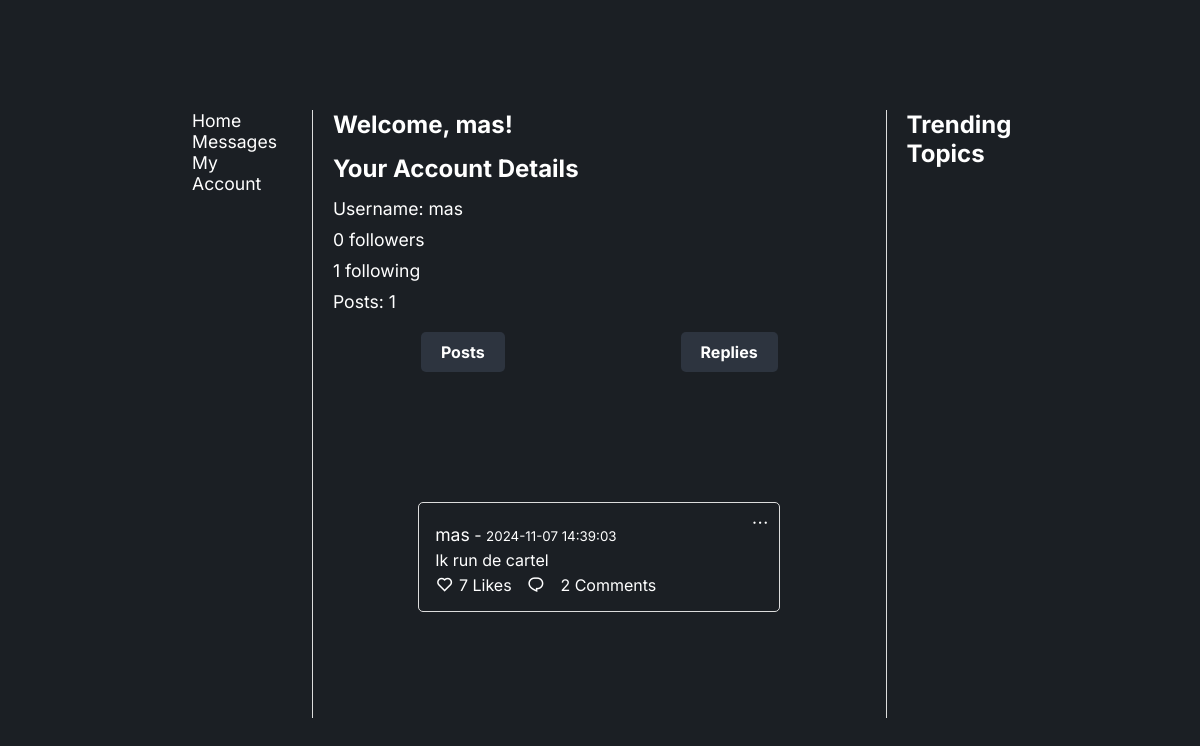
Page /account (signed in) on the committed database.
### app/models.py (models this page shows, shortened)
class User(db.Model, UserMixin):
    id = db.Column(db.Integer, primary_key=True)
    username = db.Column(db.String(50), unique=True, nullable=False)
    password_hash = db.Column(db.String(128), nullable=False)
    followed = db.relationship(
        'User', secondary=followers,
        primaryjoin=(followers.c.follower_id == id),
        secondaryjoin=(followers.c.followed_id == id),
        backref=db.backref('followers', lazy='dynamic'), lazy='dynamic'
    )

class Post(db.Model):
    id = db.Column(db.Integer, primary_key=True)
    username = db.Column(db.String(50), nullable=False)
    content = db.Column(db.String(280), nullable=False)
    timestamp = db.Column(db.DateTime, default=datetime.utcnow)
    like_count = db.Column(db.Integer, default=0)
    topics = db.Column(db.String(200))
    comments = db.relationship('Comment', backref='post', cascade="all, delete-orphan")

### app/routes.py (the view)
@main.route('/account')
@login_required  # Ensure only logged-in users can access this route
def view_account():
    user = current_user  # Get the currently logged-in user
    user_posts = Post.query.filter_by(username=user.username).all()  # Fetch user's posts
    return render_template('account.html', user=user, posts=user_posts)

### app/__init__.py (called while the page is built)
def create_app():
    app = Flask(__name__)
    app.config['SECRET_KEY'] = 'your_secret_key'
    app.config['SQLALCHEMY_DATABASE_URI'] = 'sqlite:///site.db'
    db.init_app(app)
    migrate.init_app(app, db)
    bcrypt.init_app(app)
    login_manager.init_app(app)
    login_manager.login_view = 'main.login'
    login_manager.login_message_category = 'info'
    from .routes import main
    app.register_blueprint(main)
    from .models import User
    @login_manager.user_loader
    def load_user(user_id):
        return User.query.get(int(user_id))
    return app

### app/templates/account.html (shortened to what this page needs)
<!DOCTYPE html>
<html lang="en">
  <head>
    <link rel="stylesheet" href="{{ url_for('static', filename='stylesheet.css') }}" />
    <link href="https://cdn.jsdelivr.net/npm/remixicon@4.3.0/fonts/remixicon.css" rel="stylesheet" />
  </head>
  <body>
    <section>
      <div class="container">
        <div class="main-content">
          <div class="navbar">
            <a href="{{ url_for('main.home') }}">Home</a>
            <a href="#">Messages</a>
            <a href="{{ url_for('main.view_account') }}" class="account-link">My Account</a>
          </div>
          <div class="account-details">
            <h1>Welcome, {{ user.username }}!</h1>
            <h2>Your Account Details</h2>
            <ul>
              <li>Username: {{ user.username }}</li>
              <li><p>{{ user.followers.count() }} followers</p></li>
              <li><p>{{ user.followed.count() }} following</p></li>
              <li>Posts: {{ posts|length }}</li>
            </ul>
            <div class="tabs">
              <a href="{{ url_for('main.view_account') }}" class="tab-link">Posts</a>
              <a href="{{ url_for('main.view_replies') }}" class="tab-link">Replies</a>
          </div>
            <section id="posts">
              {% for post in posts %}
              <div class="post">
                <div class="dropdown">
                  <i class="ri-more-line" onclick="toggleOptionsDropdown('{{ post.id }}')"></i>
                </div>
                <p><a href="{{ url_for('main.view_profile', username=post.username) }}" class="post-user">{{ post.username }}</a> - <small>{{ post.timestamp.strftime('%Y-%m-%d %H:%M:%S') }}</small></p>
                <p id="post-content-{{ post.id }}">{{ post.content }}</p>
                <div class="post-actions">
                  <form>
                    <button type="button" class="like-btn" data-post-id="{{ post.id }}">
                      <i class="ri-heart-line"></i>
                    </button>
                    <span id="like-count-{{ post.id }}">{{ post.like_count }} {{ 'Like' if post.like_count == 1 else 'Likes' }}</span>
                  </form>
                  <button id="toggle-btn-{{ post.id }}" onclick="toggleComments('{{ post.id }}')">
                    <i class="ri-chat-1-line" id="comment-icon-{{ post.id }}"></i>
                  </button>
                  <span>{{ post.comments|length }} {{ 'Comment' if post.comments|length == 1 else 'Comments' }}</span>
                </div>
              </div>
              {% endfor %}
            </section>
          </div>
          <div class="trending-topics">
            <h2>Trending Topics</h2>
          </div>
        </div>
      </div>
    </section>
  </body>
</html>

### app/static/stylesheet.css (style rules this page uses)
* { padding: 0; margin: 0; box-sizing: border-box; font-family: "Inter", sans-serif; text-decoration: none; list-style: none; scroll-behavior: smooth; }
:root { --text-color: #fff; --bg-color: #1b1f24; --secong-bg-color: #22282f; --third-bg-color: #2d343f; --main-color: #359381; --second-color: #c3cad5; --tertiary-color: #93dfd5; --h1-font: 4.5rem; --h2-font: 2.9rem; --p-font: 1rem; }
body { color: var(--text-color); background: var(--bg-color); overflow-x: hidden; }
section { padding: 110px 16% 90px; background: var(--bg-color); }
.container { display: flex; justify-content: space-between; max-width: 100%; margin: 0 auto; }
.main-content { display: flex; width: 100%; }
.navbar { width: 15%; padding-right: 20px; border-right: 1px solid #ddd; }
.navbar a { display: inline-block; margin-right: 15px; color: var(--text-color); text-decoration: none; font-size: 1.1rem; }
.trending-topics { width: 15%; padding-left: 20px; border-left: 1px solid #ddd; }
.trending-topics h2 { font-size: 1.5em; margin-bottom: 10px; color: var(--text-color); }
.account-details { width: 75%; padding-right: 20px; padding-left: 20px; }
.account-details h1, .account-details h2 { margin-bottom: 15px; }
.account-details ul { list-style: none; margin-bottom: 20px; }
.account-details ul li { margin-bottom: 10px; font-size: 1.1rem; }
.tabs { display: flex; justify-content: space-around; margin-bottom: 20px; }
.tab-link { color: var(--text-color); padding: 10px 20px; border-radius: 5px; background: var(--third-bg-color); text-decoration: none; font-weight: bold; }
form { margin-bottom: 20px; }
.post { position: relative; padding: 1rem; margin-bottom: 1rem; border: 1px solid #ddd; border-radius: 5px; }
.post p { margin: 5px 0; }
.post i { font-size: 18px; color: var(--text-color); cursor: pointer; }
.post button { background-color: transparent; color: var(--text-color); border: none; border-radius: 5px; cursor: pointer; }
.post-user { color: var(--text-color); font-size: 1.1rem; }
.post-actions { display: flex; align-items: center; gap: 15px; }
.post-actions button, .post-actions form { display: flex; align-items: center; gap: 5px; padding: 0; margin: 0; }
.dropdown { position: absolute; top: 10px; right: 10px; }

### rows in the picture
User: username "mas"
Post: username "mas", timestamp "2024-11-07 14:39:03", content "Ik run de cartel", like_count "7", like_count "Likes", comments|length "2", comments "Comments"

### other values in the picture
{{ user.followers.count() }} "0"
{{ user.followed.count() }} "1"
{{ posts|length }} "1"
